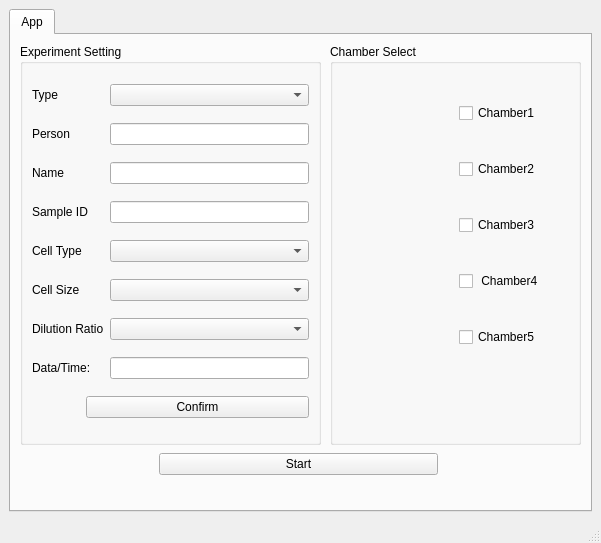
<?xml version="1.0" encoding="UTF-8"?>
<ui version="4.0">
 <class>QmwCellAnalyzer</class>
 <widget class="QMainWindow" name="QmwCellAnalyzer">
  <property name="geometry">
   <rect>
    <x>0</x>
    <y>0</y>
    <width>601</width>
    <height>543</height>
   </rect>
  </property>
  <property name="windowTitle">
   <string>QmwCellAnalyzer</string>
  </property>
  <widget class="QWidget" name="centralwidget">
   <layout class="QGridLayout" name="gridLayout">
    <item row="0" column="1">
     <widget class="QTabWidget" name="tabWidget">
      <property name="tabShape">
       <enum>QTabWidget::Rounded</enum>
      </property>
      <property name="currentIndex">
       <number>0</number>
      </property>
      <property name="iconSize">
       <size>
        <width>30</width>
        <height>30</height>
       </size>
      </property>
      <property name="elideMode">
       <enum>Qt::ElideLeft</enum>
      </property>
      <widget class="QWidget" name="tabApp">
       <attribute name="title">
        <string>App</string>
       </attribute>
       <widget class="QGroupBox" name="groupBox">
        <property name="geometry">
         <rect>
          <x>9</x>
          <y>9</y>
          <width>301</width>
          <height>401</height>
         </rect>
        </property>
        <property name="title">
         <string>Experiment Setting</string>
        </property>
        <layout class="QGridLayout" name="gridLayout_2">
         <item row="0" column="0">
          <widget class="QLabel" name="label_2">
           <property name="text">
            <string>Type</string>
           </property>
          </widget>
         </item>
         <item row="0" column="2">
          <widget class="QComboBox" name="comboExpriType"/>
         </item>
         <item row="1" column="0">
          <widget class="QLabel" name="label">
           <property name="text">
            <string>Person</string>
           </property>
          </widget>
         </item>
         <item row="1" column="2">
          <widget class="QLineEdit" name="editPerson"/>
         </item>
         <item row="2" column="0">
          <widget class="QLabel" name="label_3">
           <property name="text">
            <string>Name</string>
           </property>
          </widget>
         </item>
         <item row="2" column="2">
          <widget class="QLineEdit" name="editExpriName"/>
         </item>
         <item row="3" column="0" colspan="2">
          <widget class="QLabel" name="label_4">
           <property name="text">
            <string>Sample ID</string>
           </property>
          </widget>
         </item>
         <item row="3" column="2">
          <widget class="QLineEdit" name="editSampleId"/>
         </item>
         <item row="4" column="0" colspan="2">
          <widget class="QLabel" name="label_7">
           <property name="text">
            <string>Cell Type</string>
           </property>
          </widget>
         </item>
         <item row="4" column="2">
          <widget class="QComboBox" name="comboCellType"/>
         </item>
         <item row="5" column="0">
          <widget class="QLabel" name="label_6">
           <property name="text">
            <string>Cell Size</string>
           </property>
          </widget>
         </item>
         <item row="5" column="2">
          <widget class="QComboBox" name="comboSize"/>
         </item>
         <item row="6" column="0" colspan="2">
          <widget class="QLabel" name="label_5">
           <property name="text">
            <string>Dilution Ratio</string>
           </property>
          </widget>
         </item>
         <item row="6" column="2">
          <widget class="QComboBox" name="comboDilutionRatio"/>
         </item>
         <item row="7" column="0" colspan="2">
          <widget class="QLabel" name="label_8">
           <property name="text">
            <string>Data/Time:</string>
           </property>
          </widget>
         </item>
         <item row="7" column="2">
          <widget class="QLineEdit" name="editTime"/>
         </item>
         <item row="8" column="1" colspan="2">
          <widget class="QPushButton" name="btnConfirmInfo">
           <property name="text">
            <string>Confirm</string>
           </property>
          </widget>
         </item>
        </layout>
       </widget>
       <widget class="QGroupBox" name="groupBox_2">
        <property name="geometry">
         <rect>
          <x>319</x>
          <y>9</y>
          <width>251</width>
          <height>401</height>
         </rect>
        </property>
        <property name="title">
         <string>Chamber Select</string>
        </property>
        <layout class="QHBoxLayout" name="horizontalLayout">
         <item>
          <widget class="QLabel" name="lblChamber">
           <property name="sizePolicy">
            <sizepolicy hsizetype="Fixed" vsizetype="Fixed">
             <horstretch>0</horstretch>
             <verstretch>0</verstretch>
            </sizepolicy>
           </property>
           <property name="maximumSize">
            <size>
             <width>120</width>
             <height>357</height>
            </size>
           </property>
           <property name="text">
            <string/>
           </property>
           <property name="pixmap">
            <pixmap resource="res.qrc">:/images/samle_plate.png</pixmap>
           </property>
           <property name="scaledContents">
            <bool>true</bool>
           </property>
          </widget>
         </item>
         <item>
          <layout class="QVBoxLayout" name="verticalLayout" stretch="2,2,2,2,2,1">
           <property name="spacing">
            <number>36</number>
           </property>
           <property name="sizeConstraint">
            <enum>QLayout::SetDefaultConstraint</enum>
           </property>
           <property name="topMargin">
            <number>30</number>
           </property>
           <item>
            <widget class="QCheckBox" name="cBoxChamber1">
             <property name="text">
              <string>Chamber1</string>
             </property>
            </widget>
           </item>
           <item>
            <widget class="QCheckBox" name="cBoxChamber2">
             <property name="text">
              <string>Chamber2</string>
             </property>
            </widget>
           </item>
           <item>
            <widget class="QCheckBox" name="cBoxChamber3">
             <property name="text">
              <string>Chamber3</string>
             </property>
            </widget>
           </item>
           <item>
            <widget class="QCheckBox" name="cBoxChamber4">
             <property name="text">
              <string> Chamber4</string>
             </property>
            </widget>
           </item>
           <item>
            <widget class="QCheckBox" name="cBoxChamber5">
             <property name="text">
              <string>Chamber5</string>
             </property>
            </widget>
           </item>
           <item>
            <spacer name="verticalSpacer">
             <property name="orientation">
              <enum>Qt::Vertical</enum>
             </property>
             <property name="sizeHint" stdset="0">
              <size>
               <width>20</width>
               <height>40</height>
              </size>
             </property>
            </spacer>
           </item>
          </layout>
         </item>
        </layout>
       </widget>
       <widget class="QWidget" name="layoutWidget">
        <property name="geometry">
         <rect>
          <x>9</x>
          <y>416</y>
          <width>557</width>
          <height>27</height>
         </rect>
        </property>
        <layout class="QHBoxLayout" name="horizontalLayout_2" stretch="1,2,1">
         <item>
          <spacer name="horizontalSpacer">
           <property name="orientation">
            <enum>Qt::Horizontal</enum>
           </property>
           <property name="sizeHint" stdset="0">
            <size>
             <width>121</width>
             <height>20</height>
            </size>
           </property>
          </spacer>
         </item>
         <item>
          <widget class="QPushButton" name="btnStart">
           <property name="text">
            <string>Start</string>
           </property>
          </widget>
         </item>
         <item>
          <spacer name="horizontalSpacer_2">
           <property name="orientation">
            <enum>Qt::Horizontal</enum>
           </property>
           <property name="sizeHint" stdset="0">
            <size>
             <width>342</width>
             <height>20</height>
            </size>
           </property>
          </spacer>
         </item>
        </layout>
       </widget>
      </widget>
     </widget>
    </item>
   </layout>
  </widget>
  <widget class="QMenuBar" name="menubar">
   <property name="geometry">
    <rect>
     <x>0</x>
     <y>0</y>
     <width>601</width>
     <height>22</height>
    </rect>
   </property>
  </widget>
  <widget class="QStatusBar" name="statusbar"/>
 </widget>
 <resources>
  <include location="res.qrc"/>
 </resources>
 <connections/>
</ui>
